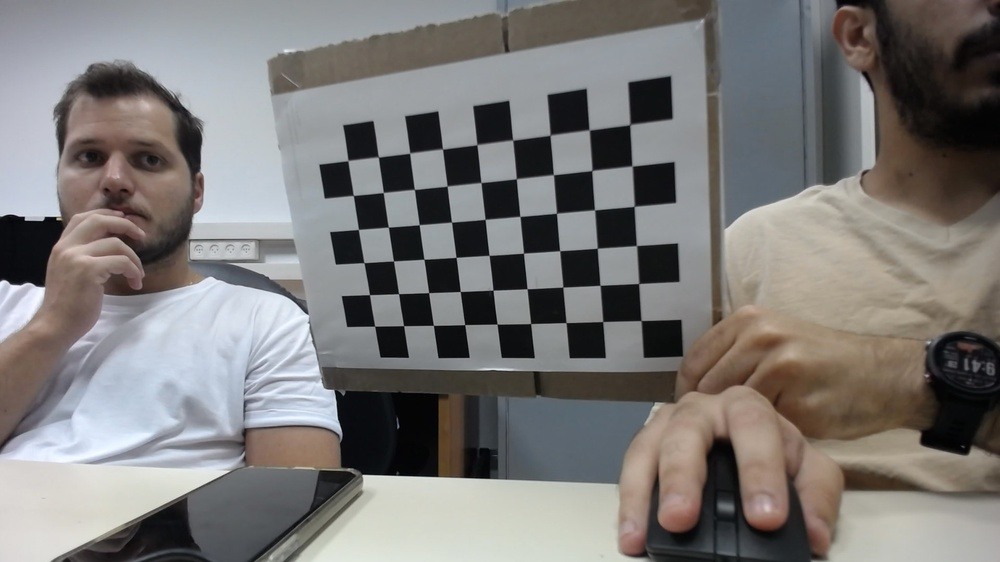
#> input picture Labs/common/Aruco_Tracker-master/calib_images/tests/WIN_20210627_09_40_59_Pro.jpg, 1000 x 562 px, shrunk from 1920 x 1080 before the run; its folder holds only this picture in this run
$ python calib.py
#> lines starting #> are read from the running program, lines starting #| are printed output that depends on the picture; after the words box and inside, x2 and y2 are one past the last pixel; in counts of white or black regions, pixels touching at a corner belong together; long printed decimals are rounded
'''
Sample Usage:-
python calibration.py --dir calibration_checkerboard/ --square_size 0.024
'''

import numpy as np
import cv2
import os
import argparse
import glob

def calibrate(dirpath, square_size, width, height, visualize=False):
    """ Apply camera calibration operation for images in the given directory path. """
#> called with square_size = 0.024, width = 9, height = 6, visualize = False

    # termination criteria
    criteria = (cv2.TERM_CRITERIA_EPS + cv2.TERM_CRITERIA_MAX_ITER, 30, 0.001)

    # prepare object points, like (0,0,0), (1,0,0), (2,0,0) ....,(8,6,0)
    objp = np.zeros((height * width, 3), np.float32)
    objp[:, :2] = np.mgrid[0:width, 0:height].T.reshape(-1, 2)

    objp = objp * square_size

    # Arrays to store object points and image points from all the images.
    objpoints = []  # 3d point in real world space
    imgpoints = []  # 2d points in image plane.

    images = images = glob.glob(dirpath) #os.listdir(dirpath)

    for fname in images:
        img = cv2.imread(os.path.join(dirpath, fname))
#> img is the input picture: shape (562, 1000, 3); mean B, G, R 119.7, 121.3, 123.7
        gray = cv2.cvtColor(img, cv2.COLOR_BGR2GRAY)
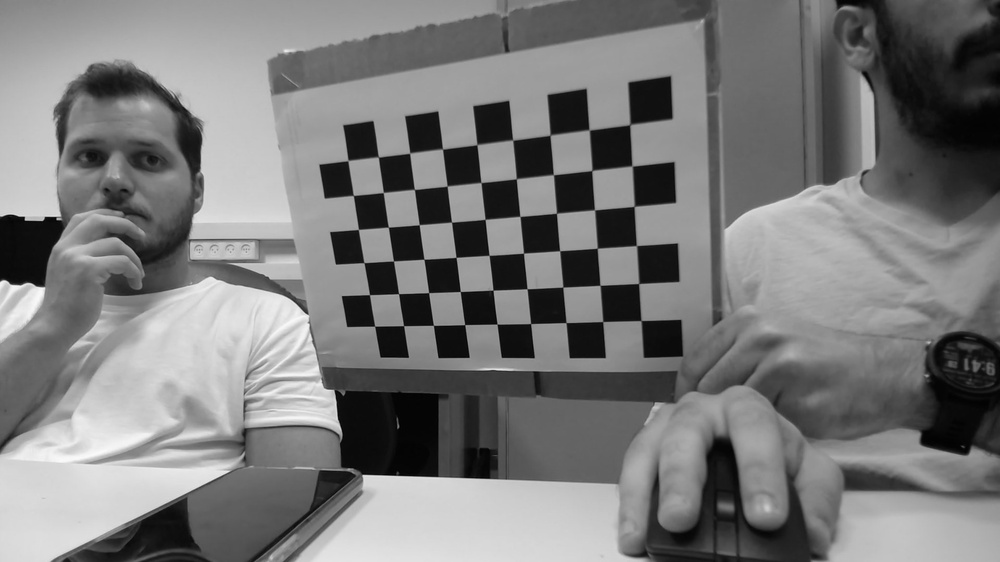
#> gray: shape (562, 1000); min 0, max 251, mean 121.8

        # Find the chess board corners
        ret, corners = cv2.findChessboardCorners(gray, (width, height), None)
#> ret = True; corners = 54 rows, first 8: [641, 320.5], [602.7, 321.5], [566, 322.6], [530.5, 323.6], [497, 324], [464.7, 324.6], [433.5, 325.3], [403.6, 325.7]

        # If found, add object points, image points (after refining them)
        if ret:
            objpoints.append(objp)

            corners2 = cv2.cornerSubPix(gray, corners, (11, 11), (-1, -1), criteria)
#> corners2 = 54 rows, first 8: [641.1, 320.5], [602.7, 321.5], [566.1, 322.6], [530.7, 323.6], [497.1, 324.1], [464.7, 324.6], [433.4, 325.4], [403.6, 325.7]
            imgpoints.append(corners2)

            # Draw and display the corners
            img = cv2.drawChessboardCorners(img, (width, height), corners2, ret)
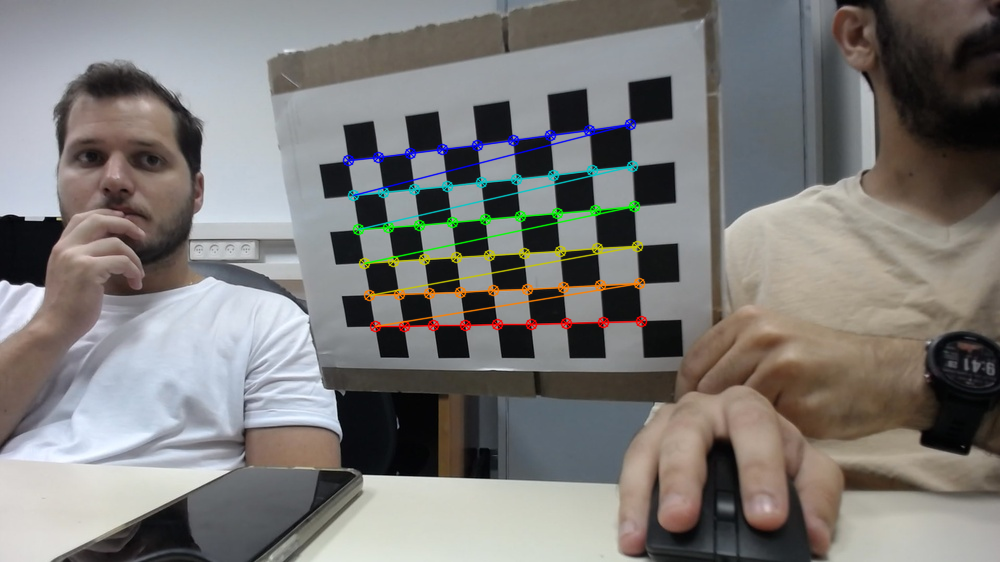
#> img: shape (562, 1000, 3); 2.33% of pixels changed, all inside (x1, y1, x2, y2) = (342, 118, 648, 333)

        if visualize:
            cv2.imshow('img', img)
            cv2.waitKey(0)

    ret, mtx, dist, rvecs, tvecs = cv2.calibrateCamera(objpoints, imgpoints, gray.shape[::-1], None, None)
#> ret = 0.149; mtx = [[429.5, 0, 573.6], [0, 416, 281.3], [0, 0, 1]]; dist = [[-0.0621, 0.243, -0.0131, 0.00706, -0.337]]; rvecs = ([0.325, -0.221, 3.05],); tvecs = ([0.0419, 0.0252, 0.267],)

    return [ret, mtx, dist, rvecs, tvecs]


if __name__ == '__main__':
    ap = argparse.ArgumentParser()
    # ap.add_argument("-d", "--dir", required=True, help="Path to folder containing checkerboard images for calibration")
    ap.add_argument("-w", "--width", type=int, help="Width of checkerboard (default=9)", default=9)
    ap.add_argument("-t", "--height", type=int, help="Height of checkerboard (default=6)", default=6)
    ap.add_argument("-s", "--square_size", type=float, default=1, help="Length of one edge (in metres)")
    ap.add_argument("-v", "--visualize", type=str, default="False", help="To visualize each checkerboard image")
    args = vars(ap.parse_args())

    dirpath = 'C://Users/admin/Documents/robotics_lab/Labs/common/Aruco_Tracker-master/calib_images/tests/*.jpg' #args['dir']
    # 2.4 cm == 0.024 m
    # square_size = 0.024
    square_size = 0.024 #args['square_size']

    width = 9 #args['width']
    height = 6 # args['height']

    if args["visualize"].lower() == "true":
        visualize = True
    else:
        visualize = False

    ret, mtx, dist, rvecs, tvecs = calibrate(dirpath, square_size, visualize=visualize, width=width, height=height)
#> ret = 0.149; mtx = [[429.5, 0, 573.6], [0, 416, 281.3], [0, 0, 1]]; dist = [[-0.0621, 0.243, -0.0131, 0.00706, -0.337]]; rvecs = ([0.325, -0.221, 3.05],); tvecs = ([0.0419, 0.0252, 0.267],)

    print(mtx)
#| [[429.507   0.         573.649]
#|  [  0.         415.969 281.339]
#|  [  0.           0.           1.        ]]
    print(dist)
#| [[-0.06215  0.2434  -0.01313  0.007064  -0.337]]

    np.save("calibration_matrix", mtx)
    np.save("distortion_coefficients", dist)

$ run again, on Labs/common/Aruco_Tracker-master/calib_images/tests/WIN_20210627_09_41_15_Pro (2).jpg
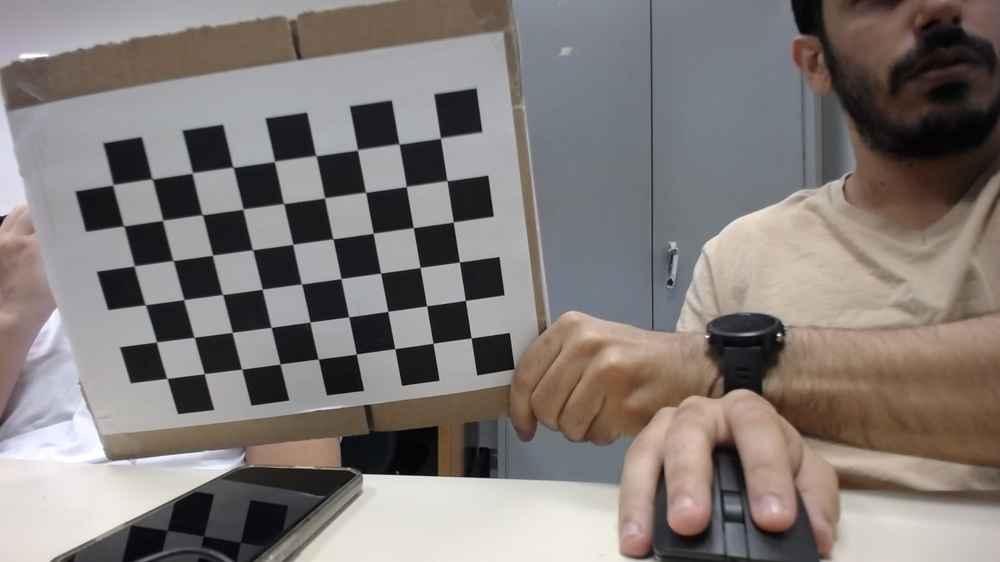
#> input picture Labs/common/Aruco_Tracker-master/calib_images/tests/WIN_20210627_09_41_15_Pro (2).jpg, 1000 x 562 px, shrunk from 1920 x 1080 before the run
#> in calibrate, img is the input picture: shape (562, 1000, 3); mean B, G, R 119.5, 122.5, 129
#> in calibrate, `gray = cv2.cvtColor(img, cv2.COLOR_BGR2GRAY)`:
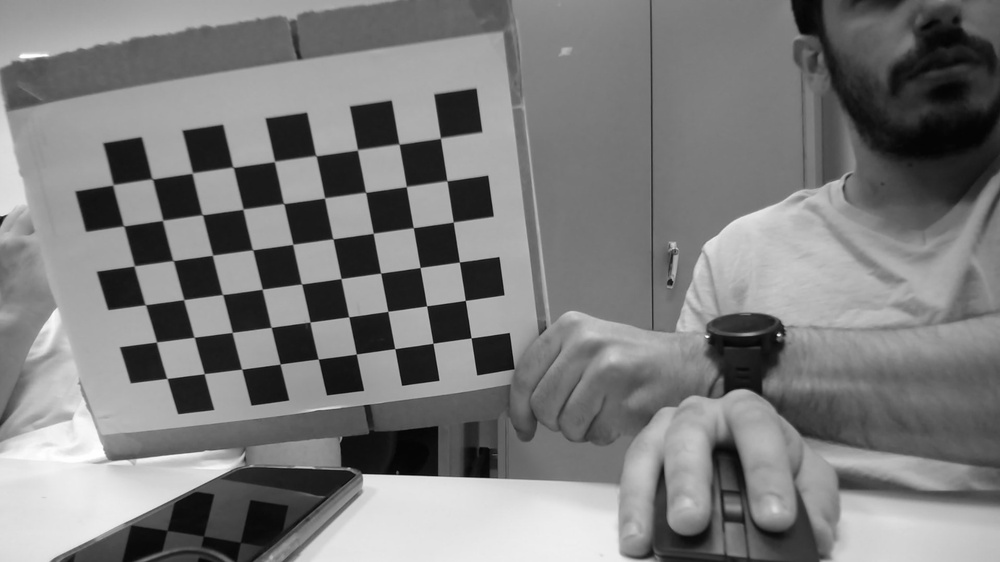
#> gray: shape (562, 1000); min 3, max 255, mean 124.1
#> in calibrate, `ret, corners = cv2.findChessboardCorners(gray, (width, height), None)`: ret = True; corners = 54 rows, first 8: [471.1, 337.8], [433, 343.3], [394.6, 348.6], [356.3, 353.9], [318.4, 359], [280.1, 364.1], [241.8, 369.2], [204.1, 373.5]
#> corners2 = 54 rows, first 8: [471.1, 337.9], [433, 343.3], [394.7, 348.6], [356.3, 354.1], [318.3, 359], [280.1, 364], [241.7, 369.2], [204.2, 373.6]
#> in calibrate, `img = cv2.drawChessboardCorners(img, (width, height), corners2, ret)`:
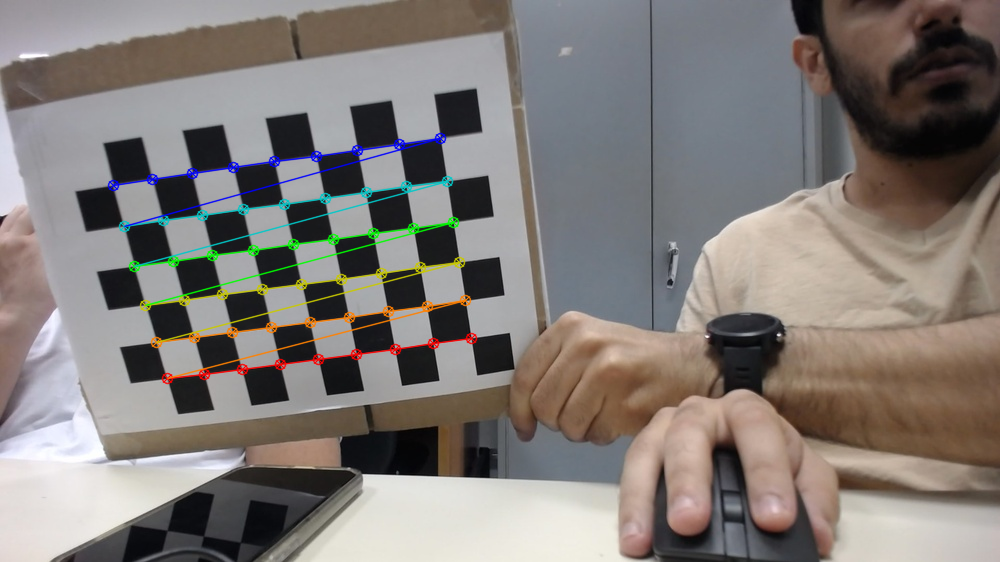
#> img: shape (562, 1000, 3); 2.57% of pixels changed, all inside (x1, y1, x2, y2) = (107, 132, 478, 385)
#> in calibrate, `ret, mtx, dist, rvecs, tvecs = cv2.calibrateCamera(objpoints, imgpoint..`: ret = 0.162; mtx = [[496.8, 0, 471.3], [0, 491.5, 313.4], [0, 0, 1]]; dist = [[-0.056, 0.0385, -0.0145, -0.0139, -0.0793]]; rvecs = ([-0.0129, -0.278, 2.98],); tvecs = ([-0.000121, 0.0153, 0.31],)
#> `ret, mtx, dist, rvecs, tvecs = calibrate(dirpath, square_size, visuali..`: ret = 0.162; mtx = [[496.8, 0, 471.3], [0, 491.5, 313.4], [0, 0, 1]]; dist = [[-0.056, 0.0385, -0.0145, -0.0139, -0.0793]]; rvecs = ([-0.0129, -0.278, 2.98],); tvecs = ([-0.000121, 0.0153, 0.31],)
#| [[496.816   0.         471.273]
#|  [  0.         491.532 313.410]
#|  [  0.           0.           1.        ]]
#| [[-0.05603  0.03852 -0.01446  -0.01393 -0.0793 ]]

$ run again, on Labs/common/Aruco_Tracker-master/calib_images/tests/WIN_20210627_09_41_15_Pro.jpg
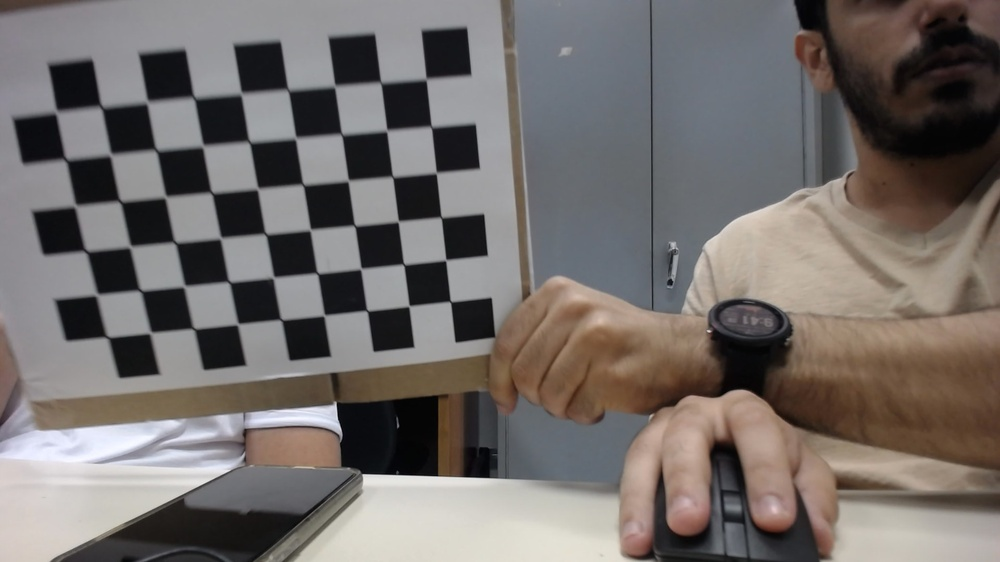
#> input picture Labs/common/Aruco_Tracker-master/calib_images/tests/WIN_20210627_09_41_15_Pro.jpg, 1000 x 562 px, shrunk from 1920 x 1080 before the run
#> in calibrate, img is the input picture: shape (562, 1000, 3); mean B, G, R 106.4, 109.1, 115
#> in calibrate, `gray = cv2.cvtColor(img, cv2.COLOR_BGR2GRAY)`:
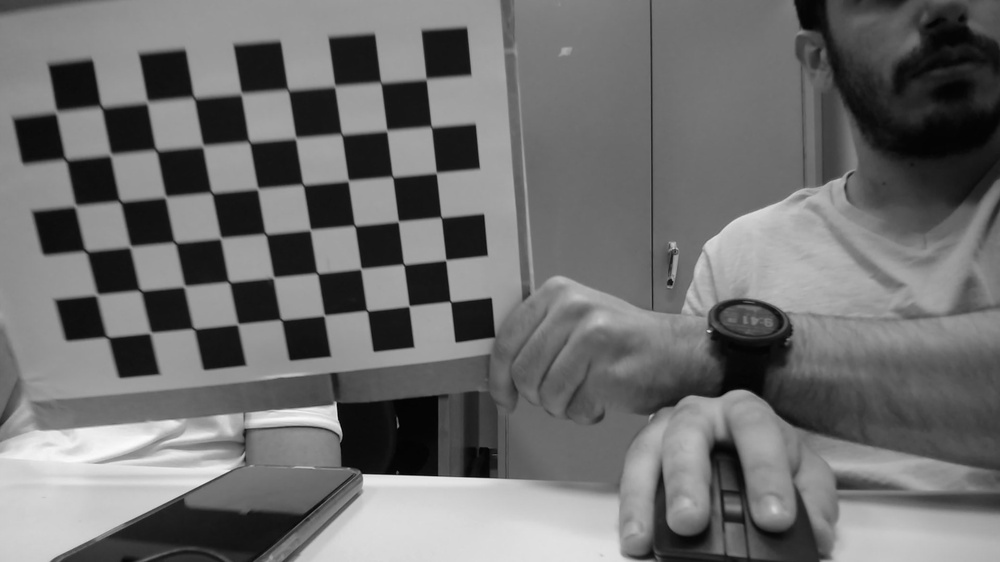
#> gray: shape (562, 1000); min 0, max 251, mean 110.5
#> in calibrate, `ret, corners = cv2.findChessboardCorners(gray, (width, height), None)`: ret = True; corners = 54 rows, first 8: [448, 299], [409.1, 306], [367.1, 310.6], [324.1, 315.7], [281.3, 319.7], [238.7, 324.5], [193.8, 328.6], [150.5, 331.7]
#> corners2 = 54 rows, first 8: [450.4, 301.6], [409, 306], [367, 310.7], [324.2, 315.4], [281.2, 319.7], [237.7, 324.1], [193.7, 328.7], [150.4, 332.8]
#> in calibrate, `img = cv2.drawChessboardCorners(img, (width, height), corners2, ret)`:
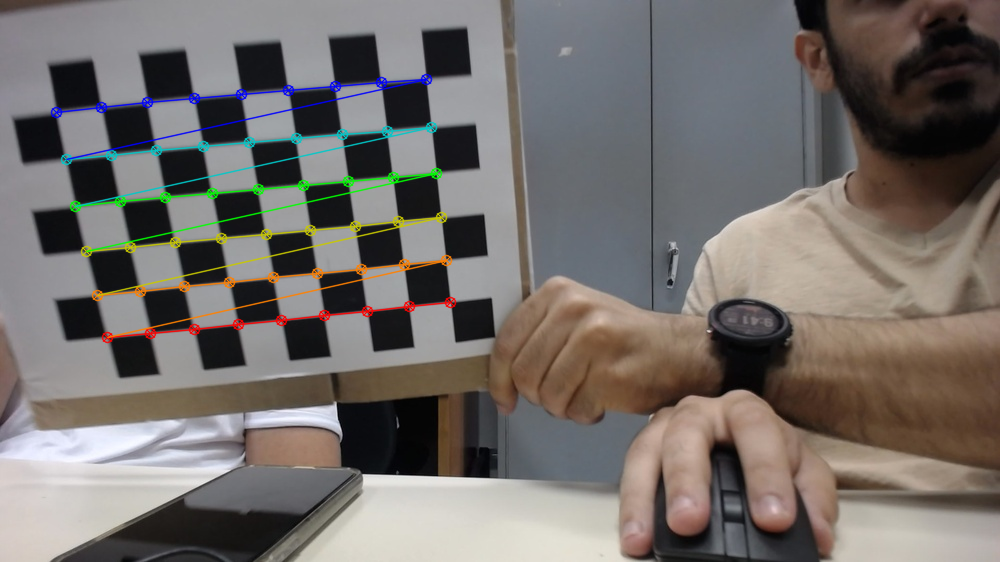
#> img: shape (562, 1000, 3); 2.83% of pixels changed, all inside (x1, y1, x2, y2) = (50, 73, 457, 344)
#> in calibrate, `ret, mtx, dist, rvecs, tvecs = cv2.calibrateCamera(objpoints, imgpoint..`: ret = 0.17; mtx = [[392.6, 0, 446.3], [0, 385.9, 317.5], [0, 0, 1]]; dist = [[-0.0072, -0.0295, -0.0108, -0.00345, 0.00586]]; rvecs = ([-0.111, -0.221, 3.02],); tvecs = ([0.00236, -0.00954, 0.227],)
#> `ret, mtx, dist, rvecs, tvecs = calibrate(dirpath, square_size, visuali..`: ret = 0.17; mtx = [[392.6, 0, 446.3], [0, 385.9, 317.5], [0, 0, 1]]; dist = [[-0.0072, -0.0295, -0.0108, -0.00345, 0.00586]]; rvecs = ([-0.111, -0.221, 3.02],); tvecs = ([0.00236, -0.00954, 0.227],)
#| [[392.611   0.         446.254]
#|  [  0.         385.937 317.518]
#|  [  0.           0.           1.        ]]
#| [[-0.007201 -0.02949 -0.01083 -0.003453  0.005857]]

$ run again, on Labs/common/Aruco_Tracker-master/calib_images/tests/WIN_20210627_09_41_16_Pro.jpg
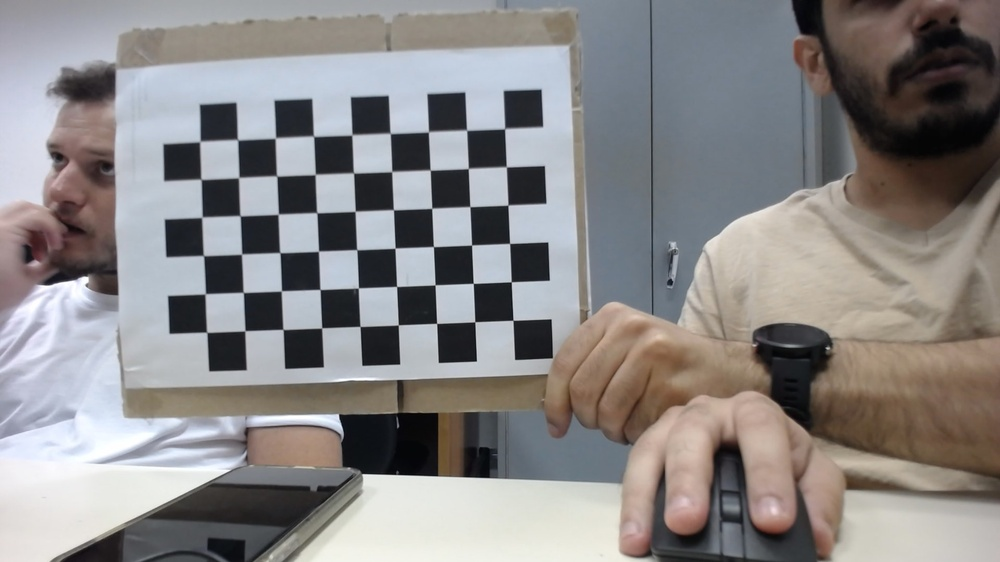
#> input picture Labs/common/Aruco_Tracker-master/calib_images/tests/WIN_20210627_09_41_16_Pro.jpg, 1000 x 562 px, shrunk from 1920 x 1080 before the run
#> in calibrate, img is the input picture: shape (562, 1000, 3); mean B, G, R 134.6, 134.8, 137.6
#> in calibrate, `gray = cv2.cvtColor(img, cv2.COLOR_BGR2GRAY)`:
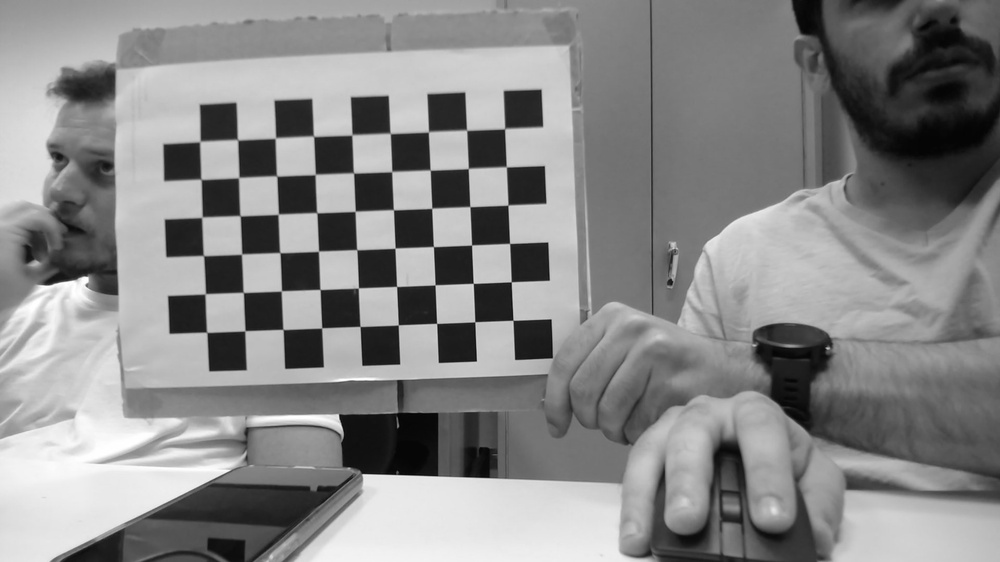
#> gray: shape (562, 1000); min 1, max 255, mean 135.6
#> in calibrate, `ret, corners = cv2.findChessboardCorners(gray, (width, height), None)`: ret = True; corners = 54 rows, first 8: [513, 320.2], [474.8, 321.7], [436.6, 323.4], [398.3, 324.9], [360, 326.4], [321.7, 327.8], [283, 329.4], [244.9, 330.7]
#> corners2 = 54 rows, first 8: [513, 320.3], [474.8, 321.8], [436.6, 323.4], [398.3, 324.9], [360, 326.4], [321.6, 327.9], [283, 329.5], [244.9, 330.8]
#> in calibrate, `img = cv2.drawChessboardCorners(img, (width, height), corners2, ret)`:
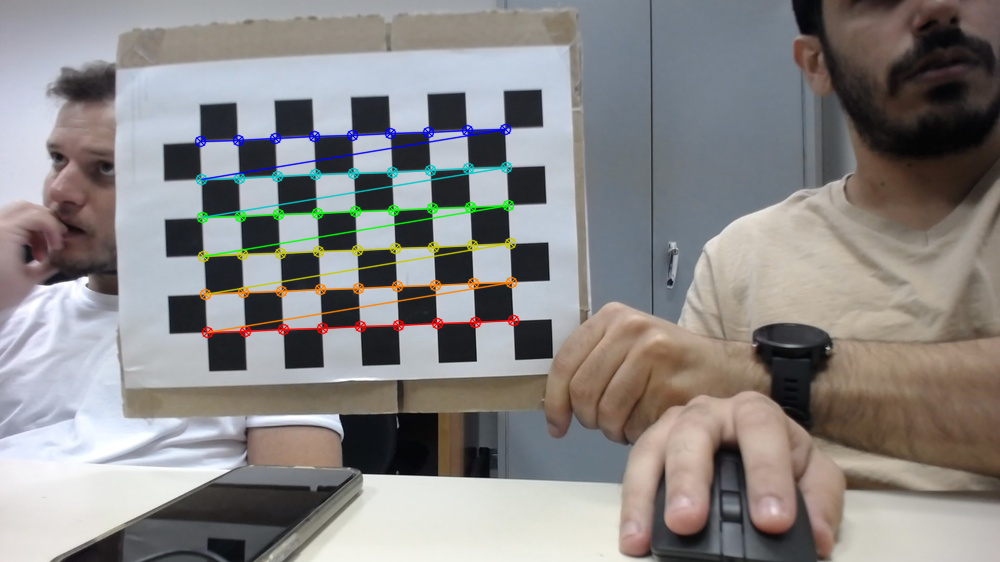
#> img: shape (562, 1000, 3); 2.53% of pixels changed, all inside (x1, y1, x2, y2) = (194, 123, 520, 339)
#> in calibrate, `ret, mtx, dist, rvecs, tvecs = cv2.calibrateCamera(objpoints, imgpoint..`: ret = 0.169; mtx = [[6320.6, 0, 478.4], [0, 6299.3, 301.5], [0, 0, 1]]; dist = [[-0.0931, -1477.1, -0.0105, -0.113, -6]]; rvecs = ([0.193, 0.00294, 3.1],); tvecs = ([0.0215, 0.0117, 3.94],)
#> `ret, mtx, dist, rvecs, tvecs = calibrate(dirpath, square_size, visuali..`: ret = 0.169; dist = [[-0.0931, -1477.1, -0.0105, -0.113, -6]]; rvecs = ([0.193, 0.00294, 3.1],); tvecs = ([0.0215, 0.0117, 3.94],)
#| [[6.32063893e+03 0.00000000e+00 4.78390227e+02]
#|  [0.00000000e+00 6.29928934e+03 3.01513055e+02]
#|  [0.00000000e+00 0.00000000e+00 1.00000000e+00]]
#| [[-9.31379699e-02 -1.47710325e+03 -1.05111153e-02 -1.12807969e-01
#|   -5.99791387e+00]]
